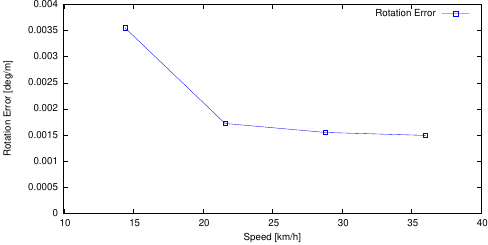

Source code (gnuplot):
set term postscript eps enhanced color
set output "sub03_rs.eps"
set size ratio 0.5
set yrange [0:*]
set xlabel "Speed [km/h]"
set ylabel "Rotation Error [deg/m]"
plot "sub03_rs.txt" using ($1*3.6):($2*57.3) title 'Rotation Error' lc rgb "#0000FF" pt 4 w linespoints
